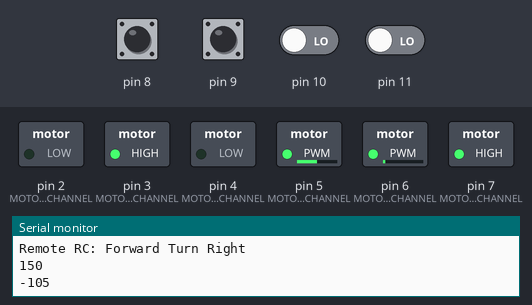
The sketch below on a simulated Arduino Uno, built with avr-gcc and run on an emulated ATmega328P. On the bench: switched loads named in the sketch (green lamp = pin HIGH), the last lines printed to the serial monitor. Dashed ring = blinking. Inputs (shaded band) come from the test bench; at power-on: pin 8–11 LOW.

Above: at 1.26 s.
1.3 s: pin 8 pulsed HIGH 2 times (0.12 s each, 0.3 s apart)
At 1.56 s:
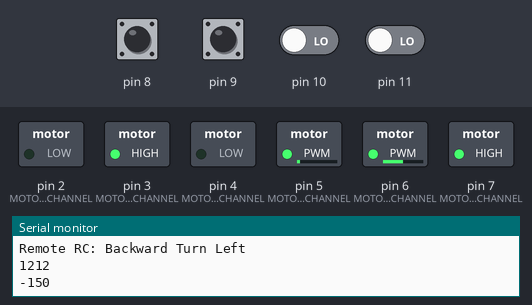
4.3 s: pin 9 pulsed HIGH 2 times (0.12 s each, 0.3 s apart)
At 4.49 s:
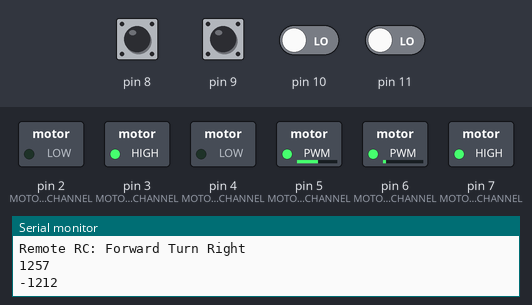
Timing chart, 0 to 13.3 s (numbered marks = the images above; inputs shaded):
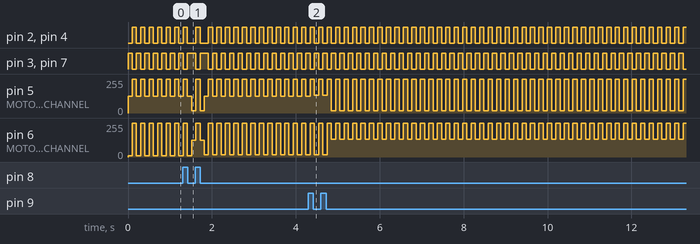

Measured:
- by itself, pin 2 (MOTOR_L_A_CHANNEL), pin 3 (MOTOR_L_B_CHANNEL), pin 4 (MOTOR_R_A_CHANNEL), pin 7 (MOTOR_R_B_CHANNEL): alternates HIGH for 0.10 s and LOW for 0.10 s

The sketch:

Sumo_Manual_iDuino_RC.ino
```cpp
#define MOTOR_L_A_CHANNEL     2
#define MOTOR_L_B_CHANNEL     3
#define MOTOR_L_PWM_CHANNEL   5
#define MOTOR_R_A_CHANNEL     4
#define MOTOR_R_B_CHANNEL     7
#define MOTOR_R_PWM_CHANNEL   6

#define MOTOR_L_INVERSE   true
#define MOTOR_R_INVERSE   false
#define MOTOR_L_MIN_SPEED   0
#define MOTOR_R_MIN_SPEED   0
#define MOTOR_L_BASE_SPEED  45
#define MOTOR_R_BASE_SPEED  45
#define MOTOR_ROTATE_SPEED  50
#define MOTOR_L_MAX_SPEED   100
#define MOTOR_R_MAX_SPEED   100
#define MOTOR_PWM_MIN     0
#define MOTOR_PWM_MAX     100
#define MOTOR_ANALOG_MIN  0
#define MOTOR_ANALOG_MAX  255
#define REMOTE_CHANNEL_1_MIN    1050
#define REMOTE_CHANNEL_2_MIN    1050
#define REMOTE_CHANNEL_3_MIN    1050
#define REMOTE_CHANNEL_1_BASE   1500
#define REMOTE_CHANNEL_2_BASE   1500
#define REMOTE_CHANNEL_3_BASE   1500
#define REMOTE_CHANNEL_1_MAX    1950
#define REMOTE_CHANNEL_2_MAX    1950
#define REMOTE_CHANNEL_3_MAX    1950
#define REMOTE_CHANNEL_1_THRESHOLD  50
#define REMOTE_CHANNEL_2_THRESHOLD  50
#define REMOTE_CHANNEL_3_THRESHOLD  50
#define REMOTE_CHANNEL_1_INVERSE  true
#define REMOTE_CHANNEL_2_INVERSE  true
#define REMOTE_CHANNEL_3_INVERSE  false

int REMOTE_CHANNEL_1_VALUE;
int REMOTE_CHANNEL_2_VALUE;
int REMOTE_CHANNEL_3_VALUE;
int timer_1, timer_2, timer_3;
bool last_channel_1, last_channel_2, last_channel_3;

ISR(PCINT0_vect){
  if(last_channel_1 == false && (PINB & B00000001)){
    last_channel_1 = !last_channel_1;
    timer_1 = micros();
  }
  else if(last_channel_1 == true && !(PINB & B00000001)){
    last_channel_1 = !last_channel_1;
    REMOTE_CHANNEL_1_VALUE = micros() - timer_1;
  }
  if(last_channel_2 == false && (PINB & B00000010)){
    last_channel_2 = !last_channel_2;
    timer_2 = micros();
  }
  else if(last_channel_2 == true && !(PINB & B00000010)){
    last_channel_2 = !last_channel_2;
    REMOTE_CHANNEL_2_VALUE = micros() - timer_2;
  }
  if(last_channel_3 == false && (PINB & B00000100)){
    last_channel_3 = !last_channel_3;
    timer_3 = micros();
  }
  else if(last_channel_3 == true && !(PINB & B00000100)){
    last_channel_3 = !last_channel_3;
    REMOTE_CHANNEL_3_VALUE = micros() - timer_3;
  }
}

void readRemoteRC(){
  Serial.print("CH1: ");
  Serial.print(REMOTE_CHANNEL_1_VALUE);
  Serial.print(" CH2: ");
  Serial.print(REMOTE_CHANNEL_2_VALUE);
  Serial.print(" CH3: ");
  Serial.println(REMOTE_CHANNEL_3_VALUE);
  delay(100);
}

void driveMotor(int PWM_L_VALUE, int PWM_R_VALUE){
  PWM_L_VALUE = map(PWM_L_VALUE, MOTOR_PWM_MIN, MOTOR_PWM_MAX, MOTOR_ANALOG_MIN, MOTOR_ANALOG_MAX);
  PWM_R_VALUE = map(PWM_R_VALUE, MOTOR_PWM_MIN, MOTOR_PWM_MAX, MOTOR_ANALOG_MIN, MOTOR_ANALOG_MAX);
  if(MOTOR_L_INVERSE){
    PWM_L_VALUE = -PWM_L_VALUE;
  }
  if(MOTOR_R_INVERSE){
    PWM_R_VALUE = -PWM_R_VALUE;
  }
  if(PWM_L_VALUE >= MOTOR_PWM_MAX){
    digitalWrite(MOTOR_L_A_CHANNEL, HIGH);
    digitalWrite(MOTOR_L_B_CHANNEL, LOW);
    digitalWrite(MOTOR_L_PWM_CHANNEL, HIGH);
  }
  else if(PWM_L_VALUE > MOTOR_PWM_MIN){
    digitalWrite(MOTOR_L_A_CHANNEL, HIGH);
    digitalWrite(MOTOR_L_B_CHANNEL, LOW);
    analogWrite(MOTOR_L_PWM_CHANNEL, PWM_L_VALUE);
  }
  else if(PWM_L_VALUE < -MOTOR_PWM_MIN){
    digitalWrite(MOTOR_L_A_CHANNEL, LOW);
    digitalWrite(MOTOR_L_B_CHANNEL, HIGH);
    analogWrite(MOTOR_L_PWM_CHANNEL, abs(PWM_L_VALUE));
  }
  else if(PWM_L_VALUE <= -MOTOR_PWM_MAX){
    digitalWrite(MOTOR_L_A_CHANNEL, LOW);
    digitalWrite(MOTOR_L_B_CHANNEL, HIGH);
    digitalWrite(MOTOR_L_PWM_CHANNEL, HIGH);
  }
  else if(abs(PWM_L_VALUE) <= MOTOR_PWM_MIN){
    digitalWrite(MOTOR_L_A_CHANNEL, HIGH);
    digitalWrite(MOTOR_L_B_CHANNEL, HIGH);
    digitalWrite(MOTOR_L_PWM_CHANNEL, LOW);
  }
  if(PWM_R_VALUE >= MOTOR_PWM_MAX){
    digitalWrite(MOTOR_R_A_CHANNEL, HIGH);
    digitalWrite(MOTOR_R_B_CHANNEL, LOW);
    digitalWrite(MOTOR_R_PWM_CHANNEL, HIGH);
  }
  else if(PWM_R_VALUE > MOTOR_PWM_MIN){
    digitalWrite(MOTOR_R_A_CHANNEL, HIGH);
    digitalWrite(MOTOR_R_B_CHANNEL, LOW);
    analogWrite(MOTOR_R_PWM_CHANNEL, PWM_R_VALUE);
  }
  else if(PWM_R_VALUE < -MOTOR_PWM_MIN){
    digitalWrite(MOTOR_R_A_CHANNEL, LOW);
    digitalWrite(MOTOR_R_B_CHANNEL, HIGH);
    analogWrite(MOTOR_R_PWM_CHANNEL, abs(PWM_R_VALUE));
  }
  else if(PWM_R_VALUE <= -MOTOR_PWM_MAX){
    digitalWrite(MOTOR_R_A_CHANNEL, LOW);
    digitalWrite(MOTOR_R_B_CHANNEL, HIGH);
    digitalWrite(MOTOR_R_PWM_CHANNEL, HIGH);
  }
  else if(abs(PWM_R_VALUE) <= MOTOR_PWM_MIN){
    digitalWrite(MOTOR_R_A_CHANNEL, HIGH);
    digitalWrite(MOTOR_R_B_CHANNEL, HIGH);
    digitalWrite(MOTOR_R_PWM_CHANNEL, LOW);
  }
}

void testMotor(){
  driveMotor(MOTOR_PWM_MAX, MOTOR_PWM_MIN);
  delay(1000);
  driveMotor(-MOTOR_PWM_MAX, MOTOR_PWM_MIN);
  delay(1000);
  driveMotor(MOTOR_PWM_MIN, MOTOR_PWM_MAX);
  delay(1000);
  driveMotor(MOTOR_PWM_MIN, -MOTOR_PWM_MAX);
  delay(1000);
}

void controlSumo(){
  if(REMOTE_CHANNEL_1_INVERSE){
    REMOTE_CHANNEL_1_VALUE = REMOTE_CHANNEL_1_MAX + REMOTE_CHANNEL_1_MIN - REMOTE_CHANNEL_1_VALUE;
  }
  if(REMOTE_CHANNEL_2_INVERSE){
    REMOTE_CHANNEL_2_VALUE = REMOTE_CHANNEL_2_MAX + REMOTE_CHANNEL_2_MIN - REMOTE_CHANNEL_2_VALUE;
  }
  if(REMOTE_CHANNEL_3_INVERSE){
    REMOTE_CHANNEL_3_VALUE = REMOTE_CHANNEL_3_MAX + REMOTE_CHANNEL_3_MIN - REMOTE_CHANNEL_3_VALUE;
  }
  if(abs(REMOTE_CHANNEL_1_VALUE - REMOTE_CHANNEL_1_BASE) < REMOTE_CHANNEL_1_THRESHOLD && abs(REMOTE_CHANNEL_2_VALUE - REMOTE_CHANNEL_2_BASE) < REMOTE_CHANNEL_2_THRESHOLD){
    Serial.println("Remote RC: Stop");
    driveMotor(MOTOR_L_MIN_SPEED, MOTOR_R_MIN_SPEED);
  }
  else if(abs(REMOTE_CHANNEL_1_VALUE - REMOTE_CHANNEL_1_BASE) < REMOTE_CHANNEL_1_THRESHOLD && REMOTE_CHANNEL_2_VALUE - REMOTE_CHANNEL_2_BASE > REMOTE_CHANNEL_2_THRESHOLD){
    if(REMOTE_CHANNEL_3_VALUE >= REMOTE_CHANNEL_3_BASE){
      int SPEED = map(REMOTE_CHANNEL_2_VALUE, REMOTE_CHANNEL_2_BASE, REMOTE_CHANNEL_2_MAX, MOTOR_L_MIN_SPEED, MOTOR_L_MAX_SPEED);
      driveMotor(SPEED, SPEED);
    }
    else{
      int SPEED = map(REMOTE_CHANNEL_2_VALUE, REMOTE_CHANNEL_2_BASE, REMOTE_CHANNEL_2_MAX, MOTOR_L_MIN_SPEED, MOTOR_L_BASE_SPEED);
      driveMotor(SPEED, SPEED);
    }
    Serial.println("Remote RC: Forward");
//    Serial.println(SPEED);
  }
  else if(REMOTE_CHANNEL_1_VALUE - REMOTE_CHANNEL_1_BASE > REMOTE_CHANNEL_1_THRESHOLD && REMOTE_CHANNEL_2_VALUE - REMOTE_CHANNEL_2_BASE > REMOTE_CHANNEL_2_THRESHOLD){
    Serial.println("Remote RC: Forward Turn Right");
    int SPEED_L = map(REMOTE_CHANNEL_2_VALUE, REMOTE_CHANNEL_2_BASE, REMOTE_CHANNEL_2_MAX, MOTOR_L_MIN_SPEED, MOTOR_L_BASE_SPEED);
    int SPEED_R = map(REMOTE_CHANNEL_1_VALUE, REMOTE_CHANNEL_1_BASE, REMOTE_CHANNEL_1_MAX, MOTOR_R_BASE_SPEED, MOTOR_R_MIN_SPEED);
    driveMotor(SPEED_L, SPEED_R);
    Serial.println(SPEED_L);
    Serial.println(SPEED_R);
  }
  else if(REMOTE_CHANNEL_1_VALUE - REMOTE_CHANNEL_1_BASE > REMOTE_CHANNEL_1_THRESHOLD && abs(REMOTE_CHANNEL_2_VALUE - REMOTE_CHANNEL_2_BASE) < REMOTE_CHANNEL_2_THRESHOLD){

//    int SPEED = map(REMOTE_CHANNEL_1_VALUE, REMOTE_CHANNEL_1_MIN, REMOTE_CHANNEL_1_BASE, MOTOR_R_BASE_SPEED, MOTOR_R_MIN_SPEED);
//    driveMotor(-SPEED, SPEED);
    Serial.println("Remote RC: Rotate CCW");
//    Serial.println(SPEED);
//    Serial.println("Remote RC: Rotate CW");
    int SPEED = map(REMOTE_CHANNEL_1_VALUE, REMOTE_CHANNEL_1_BASE, REMOTE_CHANNEL_1_MAX, MOTOR_R_MIN_SPEED, MOTOR_ROTATE_SPEED);
    driveMotor(-SPEED, SPEED);
    Serial.println(SPEED);
  }
  else if(REMOTE_CHANNEL_1_VALUE - REMOTE_CHANNEL_1_BASE > REMOTE_CHANNEL_1_THRESHOLD && REMOTE_CHANNEL_2_VALUE - REMOTE_CHANNEL_2_BASE < -REMOTE_CHANNEL_2_THRESHOLD){
    int SPEED_L = map(REMOTE_CHANNEL_1_VALUE, REMOTE_CHANNEL_1_BASE, REMOTE_CHANNEL_1_MAX, -MOTOR_L_BASE_SPEED, MOTOR_L_MIN_SPEED);
    int SPEED_R = map(REMOTE_CHANNEL_2_VALUE, REMOTE_CHANNEL_2_MIN, REMOTE_CHANNEL_2_BASE, -MOTOR_R_BASE_SPEED, MOTOR_R_MIN_SPEED);
    driveMotor(SPEED_L, SPEED_R);
    Serial.println("Remote RC: Backward Turn Left");
    Serial.println(SPEED_L);
    Serial.println(SPEED_R);
  }
  else if(abs(REMOTE_CHANNEL_1_VALUE - REMOTE_CHANNEL_1_BASE) < REMOTE_CHANNEL_1_THRESHOLD && REMOTE_CHANNEL_2_VALUE - REMOTE_CHANNEL_2_BASE < -REMOTE_CHANNEL_2_THRESHOLD){
    int SPEED = map(REMOTE_CHANNEL_2_VALUE, REMOTE_CHANNEL_2_MIN, REMOTE_CHANNEL_2_BASE, -MOTOR_ROTATE_SPEED, MOTOR_R_MIN_SPEED);
    driveMotor(SPEED, SPEED);
    Serial.println("Remote RC: Backward");
    Serial.println(SPEED);
  }
  else if(REMOTE_CHANNEL_1_VALUE - REMOTE_CHANNEL_1_BASE < -REMOTE_CHANNEL_1_THRESHOLD && REMOTE_CHANNEL_2_VALUE - REMOTE_CHANNEL_2_BASE < -REMOTE_CHANNEL_2_THRESHOLD){
    int SPEED_L = map(REMOTE_CHANNEL_2_VALUE, REMOTE_CHANNEL_2_MIN, REMOTE_CHANNEL_2_BASE, -MOTOR_L_BASE_SPEED, MOTOR_L_MIN_SPEED);
    int SPEED_R = map(REMOTE_CHANNEL_1_VALUE, REMOTE_CHANNEL_1_MIN, REMOTE_CHANNEL_1_BASE, MOTOR_R_MIN_SPEED,  -MOTOR_R_BASE_SPEED);
    driveMotor(SPEED_L, SPEED_R);
    Serial.println("Remote RC: Backward Turn Right");
    Serial.println(SPEED_L);
    Serial.println(SPEED_R);
  }
  else if(REMOTE_CHANNEL_1_VALUE - REMOTE_CHANNEL_1_BASE < -REMOTE_CHANNEL_1_THRESHOLD && abs(REMOTE_CHANNEL_2_VALUE - REMOTE_CHANNEL_2_BASE) < REMOTE_CHANNEL_2_THRESHOLD){
    Serial.println("Remote RC: Rotate CW");
//    int SPEED = map(REMOTE_CHANNEL_1_VALUE, REMOTE_CHANNEL_1_BASE, REMOTE_CHANNEL_1_MAX, MOTOR_R_MIN_SPEED, MOTOR_ROTATE_SPEED);
//    driveMotor(SPEED, -SPEED);
//    Serial.println(SPEED);
    int SPEED = map(REMOTE_CHANNEL_1_VALUE, REMOTE_CHANNEL_1_BASE, REMOTE_CHANNEL_1_MAX, MOTOR_R_MIN_SPEED, MOTOR_ROTATE_SPEED);
    driveMotor(-SPEED, SPEED);
    Serial.println(SPEED);
  }
  else if(REMOTE_CHANNEL_1_VALUE - REMOTE_CHANNEL_1_BASE < -REMOTE_CHANNEL_1_THRESHOLD && REMOTE_CHANNEL_2_VALUE - REMOTE_CHANNEL_2_BASE > REMOTE_CHANNEL_2_THRESHOLD){

    int SPEED_R = map(REMOTE_CHANNEL_2_VALUE, REMOTE_CHANNEL_2_BASE, REMOTE_CHANNEL_2_MAX, MOTOR_L_MIN_SPEED, MOTOR_L_BASE_SPEED);
    int SPEED_L = map(REMOTE_CHANNEL_1_VALUE, REMOTE_CHANNEL_1_MIN, REMOTE_CHANNEL_1_BASE, MOTOR_R_MIN_SPEED, MOTOR_R_BASE_SPEED);
    driveMotor(SPEED_L, SPEED_R);
    Serial.println("Remote RC: Forward Turn Left");
    Serial.println(SPEED_L);
    Serial.println(SPEED_R);
  }
}


void setup() {
  PCICR |= (1 << PCIE0);          // set PCIE0 to enable PCMSK0 scan
  PCMSK0 |= (1 << PCINT0);        // set PCINT0 (pin 8) to trigger interrupt
  PCMSK0 |= (1 << PCINT1);        // set PCINT1 (pin 9) to trigger interrupt
  PCMSK0 |= (1 << PCINT2);        // set PCINT2 (pin 10) to trigger interrupt
  PCMSK0 |= (1 << PCINT3);        // set PCINT3 (pin 11) to trigger interrupt
  pinMode(MOTOR_L_A_CHANNEL, OUTPUT);
  pinMode(MOTOR_L_B_CHANNEL, OUTPUT);
  pinMode(MOTOR_L_PWM_CHANNEL, OUTPUT);
  pinMode(MOTOR_R_A_CHANNEL, OUTPUT);
  pinMode(MOTOR_R_B_CHANNEL, OUTPUT);
  pinMode(MOTOR_R_PWM_CHANNEL, OUTPUT);
  Serial.begin(115200);
}

void loop() {
//  testMotor();
  controlSumo();
//  readRemoteRC();
  delay(100);
}
```
